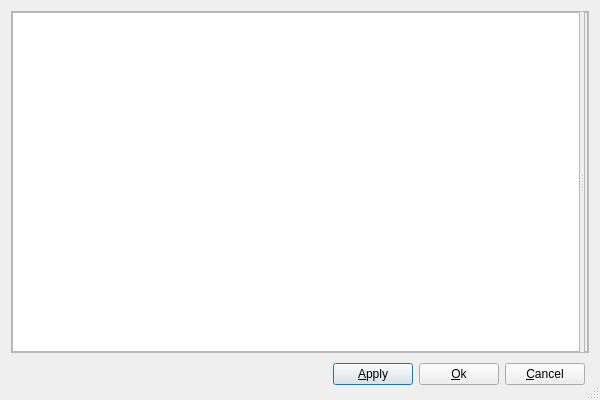
<?xml version="1.0" encoding="UTF-8"?>
<ui version="4.0">
 <class>PropertySheetDialog</class>
 <widget class="QDialog" name="PropertySheetDialog">
  <property name="geometry">
   <rect>
    <x>0</x>
    <y>0</y>
    <width>600</width>
    <height>400</height>
   </rect>
  </property>
  <property name="windowTitle">
   <string>PropertySheet</string>
  </property>
  <property name="sizeGripEnabled">
   <bool>true</bool>
  </property>
  <layout class="QVBoxLayout" name="verticalLayout" stretch="1,0">
   <property name="sizeConstraint">
    <enum>QLayout::SetDefaultConstraint</enum>
   </property>
   <item>
    <widget class="QSplitter" name="splitter">
     <property name="minimumSize">
      <size>
       <width>100</width>
       <height>0</height>
      </size>
     </property>
     <property name="sizeIncrement">
      <size>
       <width>4</width>
       <height>0</height>
      </size>
     </property>
     <property name="baseSize">
      <size>
       <width>100</width>
       <height>0</height>
      </size>
     </property>
     <property name="frameShape">
      <enum>QFrame::StyledPanel</enum>
     </property>
     <property name="frameShadow">
      <enum>QFrame::Sunken</enum>
     </property>
     <property name="orientation">
      <enum>Qt::Horizontal</enum>
     </property>
     <property name="childrenCollapsible">
      <bool>false</bool>
     </property>
     <widget class="QListWidget" name="listWidget">
      <property name="minimumSize">
       <size>
        <width>120</width>
        <height>0</height>
       </size>
      </property>
      <property name="frameShape">
       <enum>QFrame::StyledPanel</enum>
      </property>
      <property name="editTriggers">
       <set>QAbstractItemView::NoEditTriggers</set>
      </property>
      <property name="showDropIndicator" stdset="0">
       <bool>false</bool>
      </property>
      <property name="dragDropMode">
       <enum>QAbstractItemView::NoDragDrop</enum>
      </property>
      <property name="defaultDropAction">
       <enum>Qt::CopyAction</enum>
      </property>
      <property name="iconSize">
       <size>
        <width>50</width>
        <height>50</height>
       </size>
      </property>
      <property name="textElideMode">
       <enum>Qt::ElideMiddle</enum>
      </property>
      <property name="resizeMode">
       <enum>QListView::Adjust</enum>
      </property>
      <property name="spacing">
       <number>4</number>
      </property>
      <property name="gridSize">
       <size>
        <width>100</width>
        <height>100</height>
       </size>
      </property>
      <property name="viewMode">
       <enum>QListView::ListMode</enum>
      </property>
      <property name="uniformItemSizes">
       <bool>true</bool>
      </property>
     </widget>
     <widget class="QFrame" name="frame">
      <property name="sizeIncrement">
       <size>
        <width>10</width>
        <height>0</height>
       </size>
      </property>
      <property name="baseSize">
       <size>
        <width>1000</width>
        <height>0</height>
       </size>
      </property>
      <property name="frameShape">
       <enum>QFrame::StyledPanel</enum>
      </property>
      <property name="frameShadow">
       <enum>QFrame::Raised</enum>
      </property>
      <layout class="QVBoxLayout" name="pageLayout">
       <property name="spacing">
        <number>0</number>
       </property>
       <property name="leftMargin">
        <number>0</number>
       </property>
       <property name="topMargin">
        <number>0</number>
       </property>
       <property name="rightMargin">
        <number>0</number>
       </property>
       <property name="bottomMargin">
        <number>0</number>
       </property>
      </layout>
     </widget>
    </widget>
   </item>
   <item>
    <layout class="QHBoxLayout" name="buttonLayout">
     <property name="leftMargin">
      <number>4</number>
     </property>
     <property name="topMargin">
      <number>4</number>
     </property>
     <property name="rightMargin">
      <number>4</number>
     </property>
     <property name="bottomMargin">
      <number>4</number>
     </property>
     <item>
      <spacer name="horizontalSpacer">
       <property name="orientation">
        <enum>Qt::Horizontal</enum>
       </property>
       <property name="sizeHint" stdset="0">
        <size>
         <width>0</width>
         <height>0</height>
        </size>
       </property>
      </spacer>
     </item>
     <item>
      <widget class="QPushButton" name="btnApply">
       <property name="text">
        <string>&amp;Apply</string>
       </property>
      </widget>
     </item>
     <item>
      <widget class="QPushButton" name="btnOkay">
       <property name="text">
        <string>&amp;Ok</string>
       </property>
       <property name="autoDefault">
        <bool>false</bool>
       </property>
      </widget>
     </item>
     <item>
      <widget class="QPushButton" name="btnCancel">
       <property name="text">
        <string>&amp;Cancel</string>
       </property>
       <property name="autoDefault">
        <bool>false</bool>
       </property>
       <property name="default">
        <bool>false</bool>
       </property>
      </widget>
     </item>
    </layout>
   </item>
  </layout>
 </widget>
 <tabstops>
  <tabstop>listWidget</tabstop>
  <tabstop>btnApply</tabstop>
  <tabstop>btnOkay</tabstop>
  <tabstop>btnCancel</tabstop>
 </tabstops>
 <resources/>
 <connections/>
</ui>
